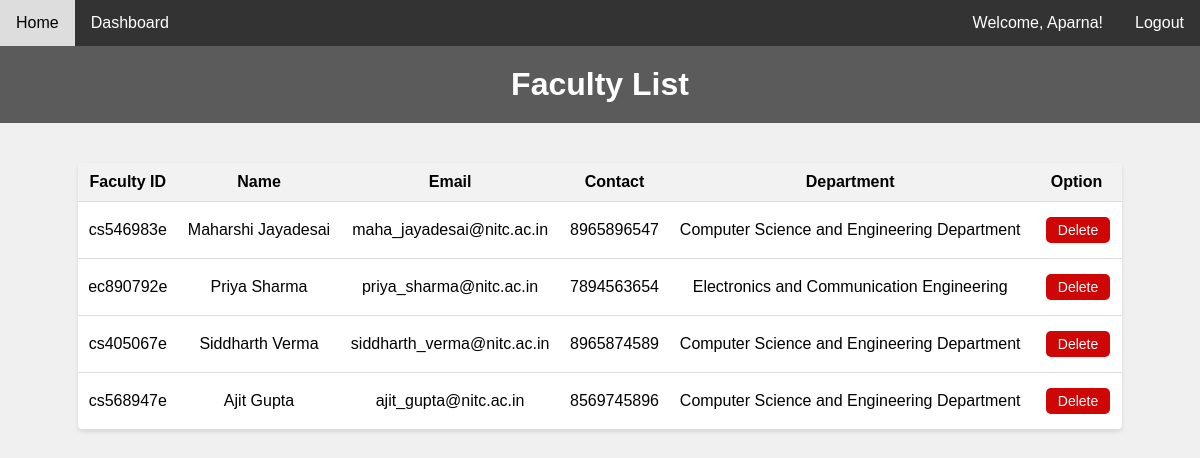
Before: /faculty_list (signed in) with the older database file.
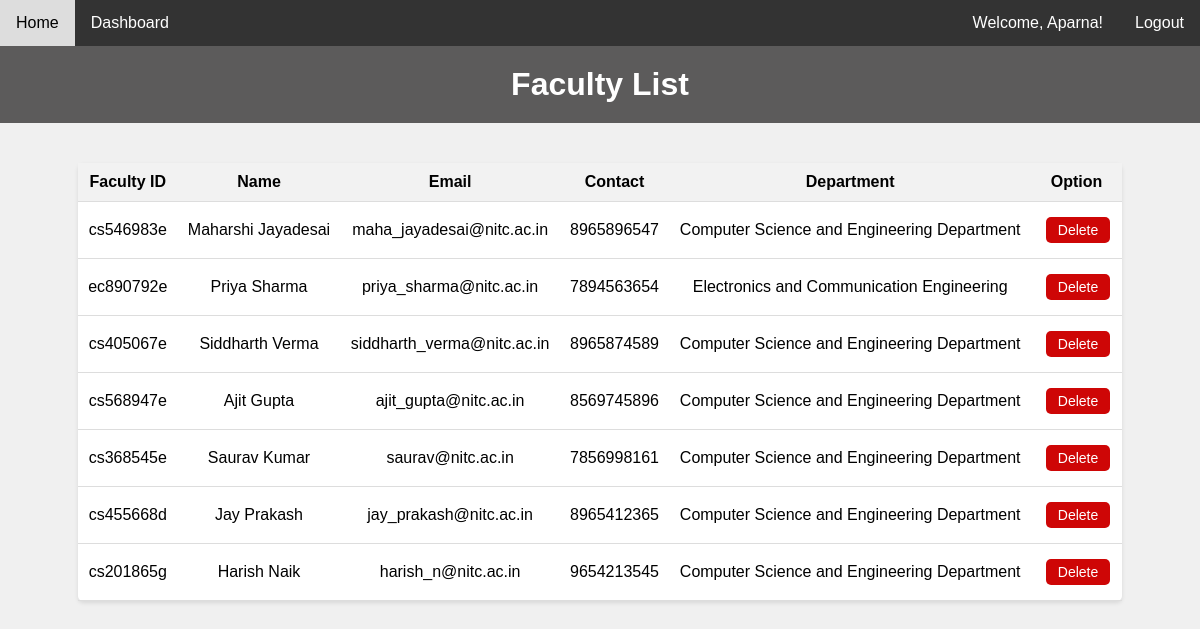
After: the same page with the newer database file.
### tables this page shows
CREATE TABLE Faculty (
                        id VARCHAR(9) PRIMARY KEY NOT NULL,
                        password_hashed VARCHAR(20) NOT NULL,
                        fname VARCHAR NOT NULL,
                        lname VARCHAR,
                        email VARCHAR,
                        contact VARCHAR(10),
                        department_id VARCHAR(4),

                        FOREIGN KEY(department_id) REFERENCES Department(did)
                    );

CREATE TABLE Department (
                        did VARCHAR(4) PRIMARY KEY NOT NULL,
                        dname VARCHAR NOT NULL,
                        hod_id VARCHAR(9),

                        FOREIGN KEY(hod_id) REFERENCES Faculty(id)
                    );

### main.py (the view)
@app.route('/faculty_list')
def faculty_list():
    if 'id' in session:
        if session['user_type'] == 'admin':
            pass
        else:
            return redirect(url_for('index'))
    else:
        return redirect(url_for('index'))
    faculty = Faculty()
    data = faculty.get_all_faculties()
    return render_template('faculty_list.html', data = data)

### faculty_functionality.py (called while the page is built)
    def get_all_faculties(self):
        connection = sqlite3.connect('Server.db')
        cursor = connection.cursor()
        query = '''
            SELECT f.id, f.fname, f.lname, f.email, f.contact, d.dname
            FROM Faculty f JOIN Department d
            ON f.department_id = d.did
        '''
        res = cursor.execute(query)
        rows = res.fetchall()
        return rows

### templates/faculty_list.html (shortened to what this page needs)
<!DOCTYPE html>
<html lang="en">
<head>
</head>
<body>
    {% include 'navbar.html' %}
    <header>
        <h1>Faculty List</h1>
    </header>
    <section class="course-section">
        <table class="course-table">
            <thead>
                <tr>
                    <th>Faculty ID</th>
                    <th>Name</th>
                    <th>Email</th>
                    <th>Contact</th>
                    <th>Department</th>
                    <th>Option</th>
                </tr>
            </thead>
            {% for row in data %}
            <tbody>
                    <td>{{ row[0] }}</td>
                    <td>{{ row[1] + ' ' + row[2] }}</td>
                    <td>{{ row[3] }}</td>
                    <td>{{ row[4] }}</td>
                    <td>{{ row[5] }}</td>
                    <td>
                        <form action="/delete_faculty" method="POST">
                            <button class="delete-button" type="submit">Delete</button>
                        </form>
                    </td>
            </tbody>
            {% endfor %}
        </table>
    </section>
</body>
</html>

Changed rows visible on the page:
added Faculty: id "cs368545e", fname+lname "Saurav Kumar", email "saurav@nitc.ac.in", contact "7856998161", dname "Computer Science and Engineering Department"
added Faculty: id "cs455668d", fname+lname "Jay Prakash", email "jay_prakash@nitc.ac.in", contact "8965412365", dname "Computer Science and Engineering Department"
added Faculty: id "cs201865g", fname+lname "Harish Naik", email "harish_n@nitc.ac.in", contact "9654213545", dname "Computer Science and Engineering Department"
